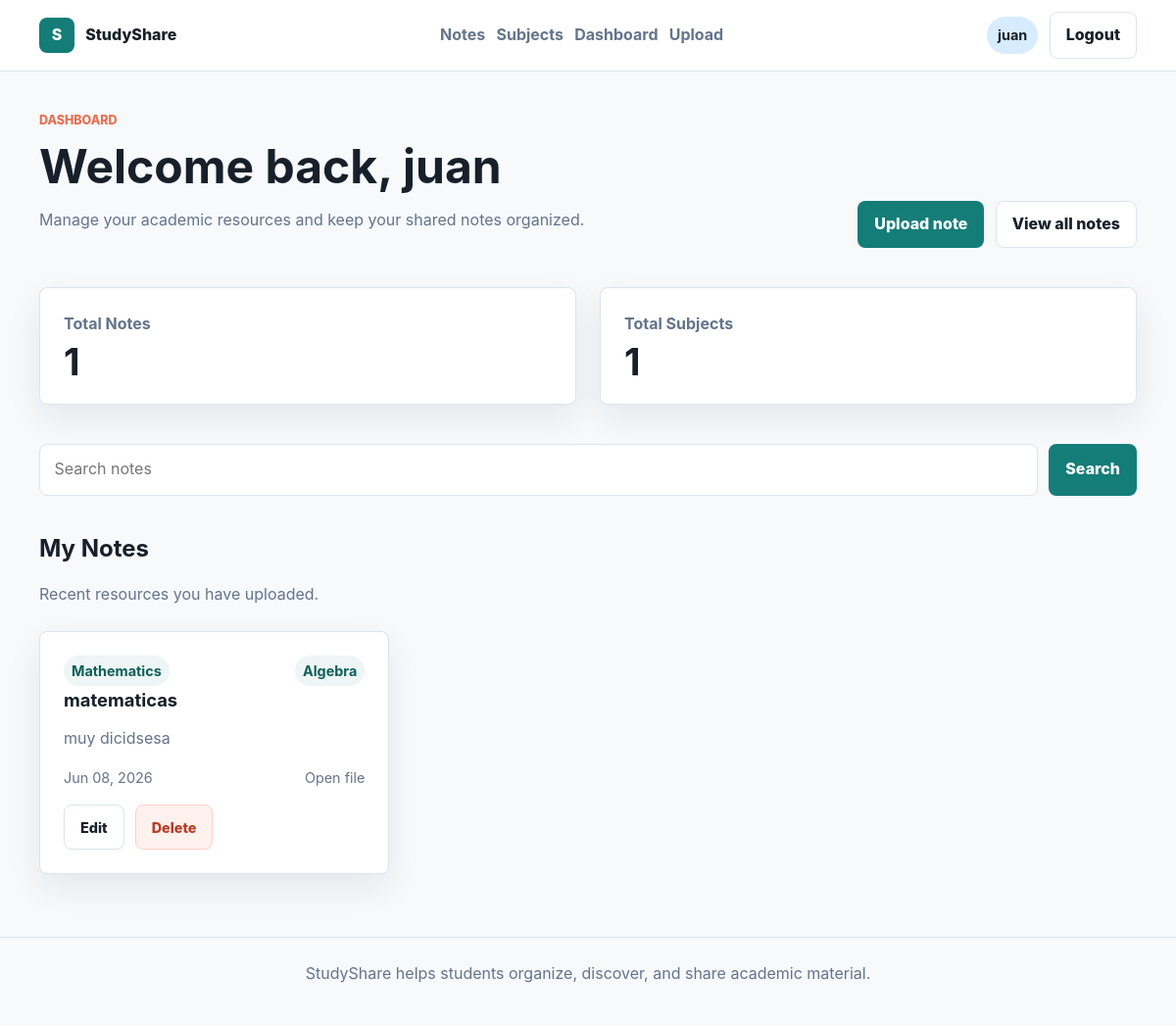
/dashboard (signed in), run on the app's committed database.
### app/models/user.py (models this page shows, shortened)
class User(db.Model, UserMixin):
    __tablename__ = "users"
    id = db.Column(db.Integer, primary_key=True)
    username = db.Column(
        db.String(50),
        unique=True,
        nullable=False
    )
    email = db.Column(
        db.String(120),
        unique=True,
        nullable=False
    )
    password = db.Column(
        db.String(255),
        nullable=False
    )
    created_at = db.Column(
        db.DateTime,
        server_default=db.func.now()
    )
    notes = db.relationship(
        "Note",
        backref="author",
        lazy=True
    )

### app/models/note.py (models this page shows, shortened)
class Note(db.Model):
    __tablename__ = "notes"
    id = db.Column(db.Integer, primary_key=True)
    title = db.Column(
        db.String(150),
        nullable=False
    )
    description = db.Column(
        db.Text,
        nullable=False
    )
    file_url = db.Column(
        db.String(255),
        nullable=False
    )
    user_id = db.Column(
        db.Integer,
        db.ForeignKey("users.id"),
        nullable=False
    )
    subject_id = db.Column(
        db.Integer,
        db.ForeignKey("subjects.id"),
        nullable=False
    )
    category_id = db.Column(
        db.Integer,
        db.ForeignKey("categories.id"),
        nullable=False
    )
    created_at = db.Column(
        db.DateTime,
        server_default=db.func.now()
    )

### app/models/subject.py (models this page shows, shortened)
class Subject(db.Model):
    __tablename__ = "subjects"
    id = db.Column(db.Integer, primary_key=True)
    name = db.Column(
        db.String(100),
        unique=True,
        nullable=False
    )
    description = db.Column(
        db.Text,
        nullable=False
    )
    categories = db.relationship(
        "Category",
        backref="subject",
        lazy=True,
        cascade="all, delete-orphan"
    )
    notes = db.relationship(
        "Note",
        backref="subject",
        lazy=True
    )

### app/models/category.py (models this page shows, shortened)
class Category(db.Model):
    __tablename__ = "categories"
    id = db.Column(db.Integer, primary_key=True)
    name = db.Column(
        db.String(100),
        nullable=False
    )
    description = db.Column(
        db.Text,
        nullable=False
    )
    subject_id = db.Column(
        db.Integer,
        db.ForeignKey("subjects.id"),
        nullable=False
    )
    notes = db.relationship(
        "Note",
        backref="category",
        lazy=True
    )
    __table_args__ = (
        db.UniqueConstraint(
            "name",
            "subject_id",
            name="uq_category_name_subject"
        ),
    )

### app/routes/auth.py (the view)
@auth.route("/dashboard")
@login_required
def dashboard():
    user_notes = Note.query.filter_by(
        user_id=current_user.id
    ).order_by(
        Note.created_at.desc()
    ).all()
    return render_template(
        "dashboard.html",
        user=current_user,
        notes=user_notes
    )

### app/models/user.py (called while the page is built)
@login_manager.user_loader
def load_user(user_id):
    return User.query.get(int(user_id))

### app/templates/dashboard.html (shortened to what this page needs)
{% extends "base.html" %}
{% block content %}
    {% set subject_total = notes|map(attribute='subject_id')|unique|list|length %}
    <section class="page-heading">
        <div>
            <p class="eyebrow">Dashboard</p>
            <h1>Welcome back, {{ user.username }}</h1>
            <p class="muted">Manage your academic resources and keep your shared notes organized.</p>
        </div>
        <div class="heading-actions">
            <a class="button button-primary" href="{{ url_for('notes.upload_note') }}">Upload note</a>
            <a class="button button-secondary" href="{{ url_for('notes.list_notes') }}">View all notes</a>
        </div>
    </section>
    <section class="stats-grid">
        <article class="stat-card">
            <span>Total Notes</span>
            <strong>{{ notes|length }}</strong>
        </article>
        <article class="stat-card">
            <span>Total Subjects</span>
            <strong>{{ subject_total }}</strong>
        </article>
    </section>
    <form class="search-bar" method="GET" action="{{ url_for('notes.search') }}">
        <input type="search" name="q" placeholder="Search notes" required>
        <button class="button button-primary" type="submit">Search</button>
    </form>
    <section class="section-spacing">
        <div class="section-title">
            <h2>My Notes</h2>
            <p>Recent resources you have uploaded.</p>
        </div>
        {% if notes %}
            <div class="grid grid-3">
                {% for note in notes %}
                    <article class="note-card">
                        <div class="card-meta">
                            <span>{{ note.subject.name }}</span>
                            <span>{{ note.category.name }}</span>
                        </div>
                        <h3>
                            <a href="{{ url_for('notes.note_detail', note_id=note.id) }}">
                                {{ note.title }}
                            </a>
                        </h3>
                        <p>{{ note.description }}</p>
                        <div class="card-footer">
                            <span>{{ note.created_at.strftime('%b %d, %Y') if note.created_at else 'Recently' }}</span>
                            <a href="{{ note.file_url }}" target="_blank">Open file</a>
                        </div>
                        <div class="card-actions">
                            <a class="button button-secondary" href="{{ url_for('notes.edit_note', note_id=note.id) }}">Edit</a>
                            <form method="POST" action="{{ url_for('notes.delete_note', note_id=note.id) }}">
                                <button class="button button-danger" type="submit">Delete</button>
                            </form>
                        </div>
                    </article>
                {% endfor %}
            </div>
        {% else %}
            <div class="empty-state">
                <h3>No notes yet</h3>
                <p>Upload your first resource to start building your academic library.</p>
                <a class="button button-primary" href="{{ url_for('notes.upload_note') }}">Upload note</a>
            </div>
        {% endif %}
    </section>
{% endblock %}

### app/templates/base.html (shortened to what this page needs)
<!DOCTYPE html>
<html lang="en">
<head>
    <link rel="stylesheet" href="{{ url_for('static', filename='css/main.css') }}">
</head>
<body>
    <header class="site-header">
        <nav class="navbar">
            <a class="brand" href="{{ url_for('home') }}">
                <span class="brand-mark">S</span>
                <span>StudyShare</span>
            </a>
            <div class="nav-links">
                <a href="{{ url_for('notes.list_notes') }}">Notes</a>
                <a href="{{ url_for('subjects.list_subjects') }}">Subjects</a>
                {% if current_user.is_authenticated %}
                    <a href="{{ url_for('auth.dashboard') }}">Dashboard</a>
                    <a href="{{ url_for('notes.upload_note') }}">Upload</a>
                {% endif %}
            </div>
            <div class="user-actions">
                {% if current_user.is_authenticated %}
                    <span class="user-chip">{{ current_user.username }}</span>
                    <a class="button button-secondary" href="{{ url_for('auth.logout') }}">Logout</a>
                {% else %}
                    <a class="button button-secondary" href="{{ url_for('auth.login') }}">Login</a>
                    <a class="button button-primary" href="{{ url_for('auth.register') }}">Register</a>
                {% endif %}
            </div>
        </nav>
    </header>
    <main class="page-shell">
        {% block content %}{% endblock %}
    </main>
    <footer class="site-footer">
        <p>StudyShare helps students organize, discover, and share academic material.</p>
    </footer>
</body>
</html>

### data on the page
User: username "juan"
Note: subject.name "Mathematics", category.name "Algebra", title "matematicas", description "muy dicidsesa", created_at "Jun 08, 2026"

### other printed values
{{ notes|length }} "1"
{{ subject_total }} "1"
